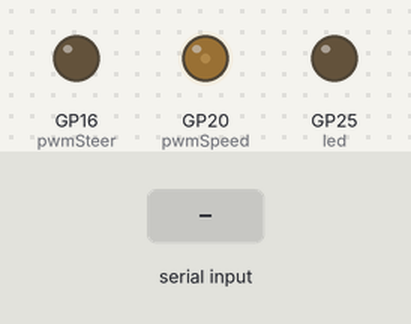
Bench run of a program on a simulated Raspberry Pi Pico running MicroPython. Parts: output pins drawn as LEDs (lit = HIGH). The test bench sets the inputs (shaded band).

Above: at 1.8 s.
1.9 s: "$" typed at the serial console
At 3.0 s:
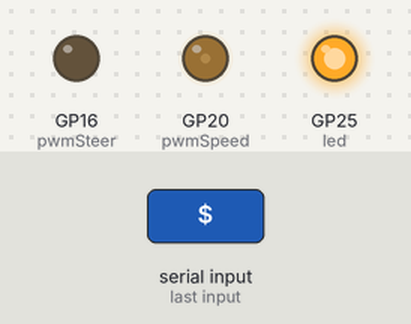
Timing chart, 0 to 4.9 s (numbered marks = the images above; inputs shaded):
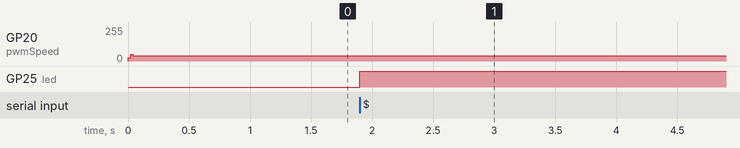

Measured:
- after the input at 1.9 s, GP25 (led): LOW → HIGH at once

The program:

uart_test.py
```python
from machine import UART, Pin, PWM
import time
import select
import sys

uart1 = UART(1, baudrate=9600, tx=Pin(8), rx=Pin(9))
led = Pin(25, Pin.OUT)
pwmSteer = PWM(Pin(16))
pwmSpeed = PWM(Pin(20))

pwmSteer.freq(100)
pwmSpeed.freq(100)


speed = 0
Angle = 0
buffer = ''
angleKey = ''
speedKey = ''
steerSpeedDoneFlag = 0
poll_object = select.poll()
poll_object.register(sys.stdin,1)
count = 0

#pwmSpeed.duty_u16(13107)
#time.sleep_ms(20)
pwmSpeed.duty_u16(6553)
time.sleep_ms(20)
pwmSpeed.duty_u16(13107)
time.sleep_ms(20)
pwmSpeed.duty_u16(9830)
time.sleep_ms(600)

while True:
    pwmSpeed.duty_u16(10354)
    #if uart1.any() > 0:
    if poll_object.poll(0):
        led.on()
        #print('H')
        #incoming_byte = uart1.read(1).decode()
        #print(incoming_byte)
        ch = sys.stdin.read(1)
        #print(ch)
        if steerSpeedDoneFlag == 2:
            #steeringPWM_Duty = ((13107 - 6553.5)/180)*angle + 6553.5
            if angle <= 30:
                steeringPWM_Duty = 6553.5
            elif angle >= 150:
                steeringPWM_Duty = 13107
            else:
                steeringPWM_Duty = ((13107 - 6553.5)/120)*angle + 4915.125
            #steeringPWM_Duty = 6553
            pwmSteer.duty_u16(int(steeringPWM_Duty))
            #pwmSpeed.duty_u16(int(speed*(50/100)))
            print('Done')

        if ch == '$':
            steerSpeedDoneFlag = 0
            continue
        elif ch == ',':
            steerSpeedDoneFlag = 1
            angle = float(buffer)
            print(angleKey + ' ' + str(angle))
            buffer = ''
            continue
        elif ch == '@':
            steerSpeedDoneFlag = 2
            speed = float(buffer)
            print(speedKey + ' ' + str(speed))
            buffer = ''
            continue

        if ((ch >= 'A') and (ch <= 'Z')):
            if steerSpeedDoneFlag == 0:
                angleKey = ch
                print('angleKey: ' + angleKey)
            elif steerSpeedDoneFlag == 1:
                speedKey = ch
                print('speedKey: ' + speedKey)
        elif ((ch == '.') or ((ch >= '0') and (ch <= '9'))):
            buffer = buffer + ch
```
